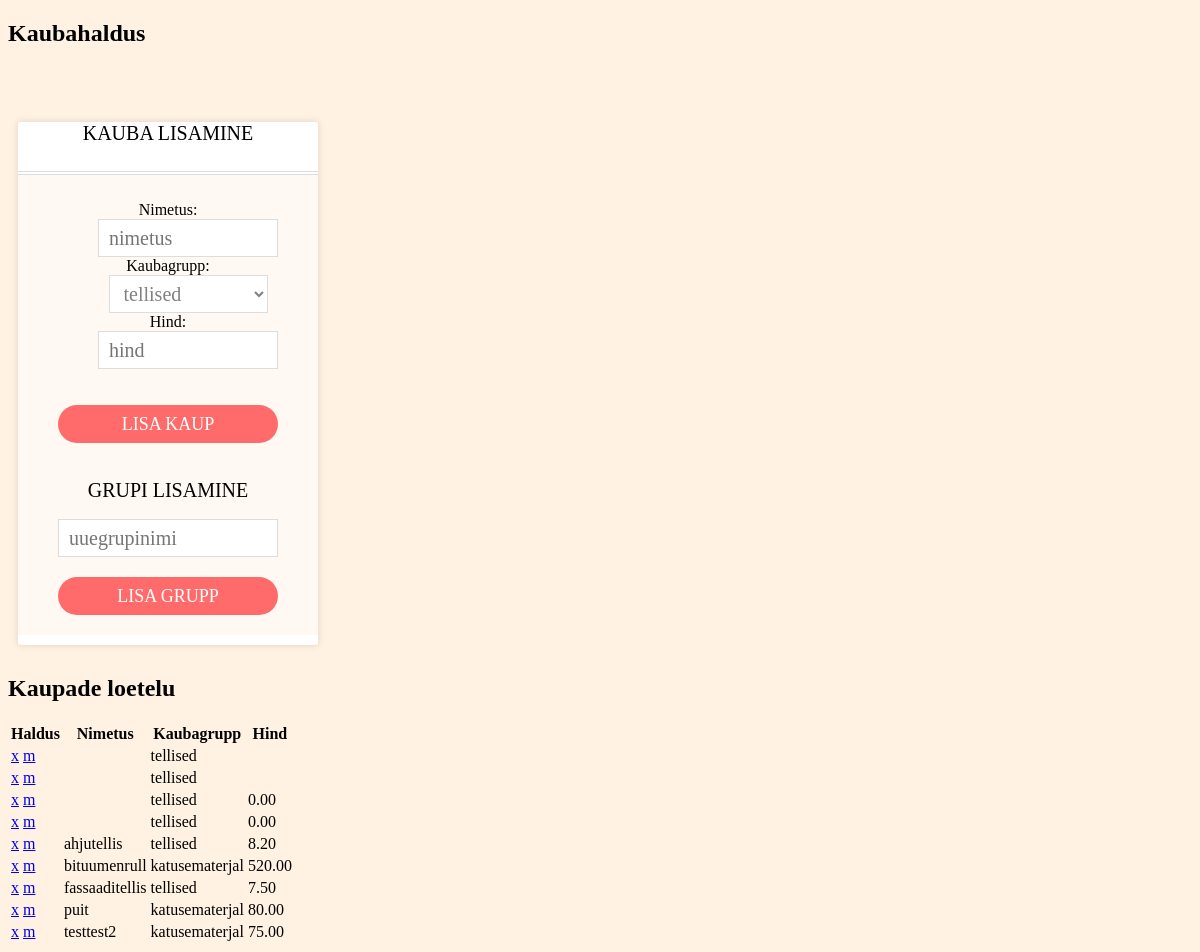
Page /tabelid/kaubahaldus.php on the committed database.
### tables this page shows
CREATE TABLE `kaubad` (
  `id` int(11) NOT NULL,
  `nimetus` varchar(255) DEFAULT NULL,
  `kaubagrupi_id` int(11) DEFAULT NULL,
  `hind` decimal(10,2) DEFAULT NULL
);

CREATE TABLE `kaubagrupid` (
  `id` int(11) NOT NULL,
  `grupinimi` varchar(255) DEFAULT NULL
);

### tabelid/kaubahaldus.php (the view, shortened to what this page needs)
<?php
require("abifunktsioonid.php");
$kaubad=kysiKaupadeAndmed();
?>
<!DOCTYPE html >
<html lang="et">
<head>
    <link rel="stylesheet" type="text/css" href="StyleForm.css">
    <meta http-equiv="Content-Type" content="text/html;charset=utf-8" />  </head>
<body>
<h2>Kaubahaldus</h2>
<form action="kaubahaldus.php" class="stil" >
    <div class="form-inner">
    <h2>Kauba lisamine</h2>
    <div class="form-content">
    <dl>
        <dt>Nimetus:</dt>
        <dd><input type="text" placeholder="nimetus" /></dd>
        <dt>Kaubagrupp:</dt>
        <dd><?php
            echo looRippMenyy("SELECT id, grupinimi FROM kaubagrupid",   "kaubagrupi_id");
            ?>
        </dd>
        <dt>Hind:</dt>
        <dd><input type="text" placeholder="hind" /></dd>
    </dl>
    <input type="submit" name="kaubalisamine" value="Lisa kaup" />
    <h2>Grupi lisamine</h2>
    <input type="text" placeholder="uuegrupinimi" />
    <input type="submit" placeholder="grupilisamine" value="Lisa grupp" />
    </div>
    </div>
</form>
<form action="kaubahaldus.php">
    <h2>Kaupade loetelu</h2>
    <table>
        <tr>
            <th>Haldus</th>
            <th>Nimetus</th>
            <th>Kaubagrupp</th>
            <th>Hind</th>
        </tr>
        <?php foreach($kaubad as $kaup): ?>
            <tr>
                <?php if(isSet($_REQUEST["muutmisid"]) &&
                    intval($_REQUEST["muutmisid"])==$kaup->id): ?>  <td>
                    <input type="submit" name="muutmine" value="Muuda" />  <input type="submit" name="katkestus" value="Katkesta" />  <input type="hidden" name="muudetudid" value="<?=$kaup->id ?>" />  </td>
                    <td><input type="text" name="nimetus" value="<?=$kaup->nimetus ?>" /></td>  <td><?php
                        echo looRippMenyy("SELECT id, grupinimi FROM kaubagrupid",   "kaubagrupi_id");  ?></td>
                    <td><input type="text" name="hind" value="<?=$kaup->hind ?>" /></td>  <?php else: ?>
                    <td><a href="kaubahaldus.php?kustutusid=<?=$kaup->id ?>"  onclick="return confirm('Kas ikka soovid kustutada?')">x</a>  <a href="kaubahaldus.php?muutmisid=<?=$kaup->id ?>">m</a>  </td>
                    <td><?=$kaup->nimetus ?></td>
                    <td><?=$kaup->grupinimi ?></td>
                    <td><?=$kaup->hind ?></td>
                <?php endif ?>
            </tr>
        <?php endforeach; ?>
    </table>
</form>
</body>
</html>

### tabelid/abifunktsioonid.php (shortened to what this page needs)
<?php
require('conf.php');
function kysiKaupadeAndmed($sorttulp="nimetus", $otsisona=""){
    global $yhendus;
    $lubatudtulbad=array("nimetus", "grupinimi", "hind");
    $otsisona=addslashes(stripslashes($otsisona));
    $kask=$yhendus->prepare("SELECT kaubad.id, nimetus, grupinimi, hind  FROM kaubad, kaubagrupid
 WHERE kaubad.kaubagrupi_id=kaubagrupid.id
 AND (nimetus LIKE '%$otsisona%' OR grupinimi LIKE '%$otsisona%')  ORDER BY $sorttulp");
    $kask->bind_result($id, $nimetus, $grupinimi, $hind);
    $kask->execute();
    $hoidla=array();
    while($kask->fetch()){
        $kaup=new stdClass();
        $kaup->id=$id;
        $kaup->nimetus=htmlspecialchars($nimetus);
        $kaup->grupinimi=htmlspecialchars($grupinimi);
        $kaup->hind=$hind;
        array_push($hoidla, $kaup);
    }
    return $hoidla;
}
function looRippMenyy($sqllause, $valikunimi){
    global $yhendus;
    $kask=$yhendus->prepare($sqllause);
    $kask->bind_result($id, $sisu);
    $kask->execute();
    $tulemus="<select name='$valikunimi'>";
    while($kask->fetch()){
        $tulemus.="<option value='$id'>$sisu</option>";
    }
    $tulemus.="</select>";
    return $tulemus;
}

### tabelid/StyleForm.css (style rules this page uses)
* { box-sizing: border-box; }
body { background: #FFF2E3; }
.stil { position: relative; max-width: 320px; margin: 50px auto 0; text-align: center; padding:10px; margin:10px 0; }
.form-inner:before { display: inline-block; margin-top: -45px; }
.form-inner { padding: 0 40px 10px; margin-top: 45px; background: #ffffff; border-radius: 2px; box-shadow: 0 0 6px 1px rgba(0, 0, 0, .1); }
.form-inner h2 { font-weight: 300; font-size: 20px; text-transform: uppercase; font-family: 'Cormorant Garamond', serif; }
.form-content { position: relative; margin: 30px -40px 0 -40px; padding: 10px 40px 0 40px; background: #FFF8F3; }
.form-content:before { content: ""; position: absolute; top: -4px; right: 0; left: 0; height: 2px; border-top: 1px solid #DDDDDD; border-bottom: 1px solid #DDDDDD; }
.form-content input, .form-content select { height: 38px; line-height: 38px; padding: 0 10px; background: #ffffff; border: 1px solid #DDDDDD; font-size: 20px; font-family: 'Cormorant Garamond', serif; color: #808080; outline: none; }
.form-content input { width: 100%; }
.form-content input[type="submit"] { margin: 20px 0; padding: 0 10px; background: #FF6B6B; color: #ffffff; font-size: 18px; text-transform: uppercase; border-width: 0; border-radius: 20px; cursor: pointer; transition: .2s linear }

### rows in the picture
kaubad: kaubagrupi.grupinimi "tellised"
kaubad: kaubagrupi.grupinimi "tellised"
kaubad: kaubagrupi.grupinimi "tellised", hind "0.00"
kaubad: kaubagrupi.grupinimi "tellised", hind "0.00"
kaubad: nimetus "ahjutellis", kaubagrupi.grupinimi "tellised", hind "8.20"
kaubad: nimetus "bituumenrull", kaubagrupi.grupinimi "katusematerjal", hind "520.00"
kaubad: nimetus "fassaaditellis", kaubagrupi.grupinimi "tellised", hind "7.50"
kaubad: nimetus "puit", kaubagrupi.grupinimi "katusematerjal", hind "80.00"
kaubad: nimetus "testtest2", kaubagrupi.grupinimi "katusematerjal", hind "75.00"

### other values in the picture
form field kaubagrupi_id "tellised"
